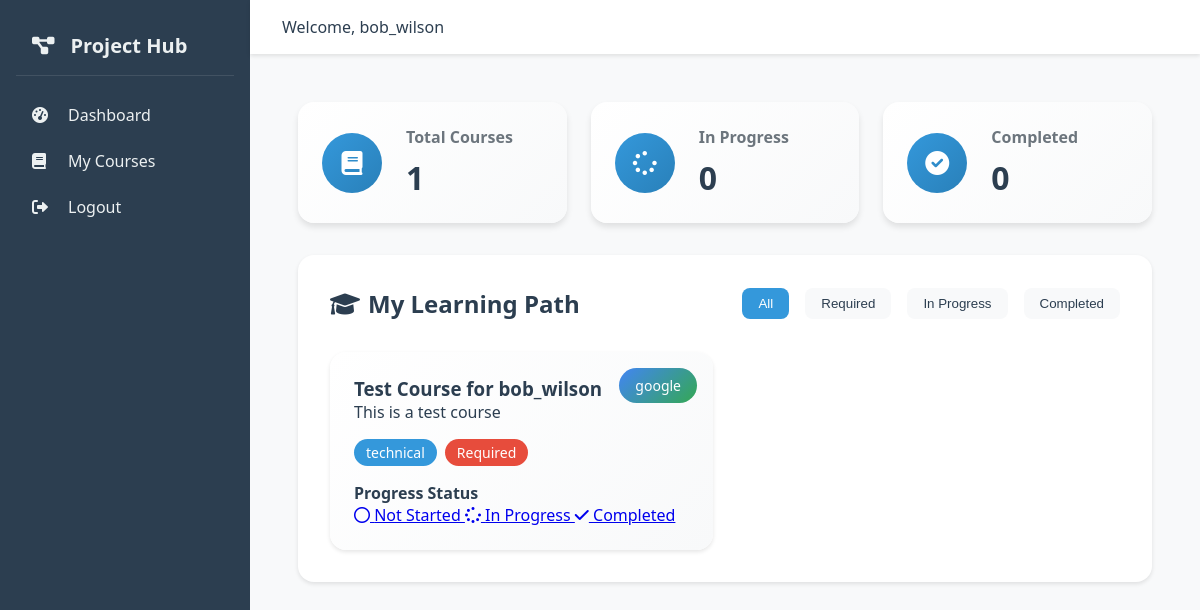
/employee/courses (signed in), run on the app's committed database.
### app/models.py (models this page shows, shortened)
class User(UserMixin, db.Model):
    id = db.Column(db.Integer, primary_key=True)
    username = db.Column(db.String(64), unique=True, nullable=False)
    email = db.Column(db.String(120), unique=True, nullable=False)
    password_hash = db.Column(db.String(128))
    is_manager = db.Column(db.Boolean, default=False)
    assigned_projects = db.relationship('ProjectAssignment', backref='employee', lazy='dynamic')
    course_progress = db.relationship('CourseProgress', backref='user', lazy='dynamic')

class CourseProgress(db.Model):
    id = db.Column(db.Integer, primary_key=True)
    user_id = db.Column(db.Integer, db.ForeignKey('user.id'))
    course_id = db.Column(db.Integer, db.ForeignKey('course.id'))
    status = db.Column(db.String(20), default='Not Started')  # Not Started/In Progress/Completed
    updated_at = db.Column(db.DateTime, default=datetime.utcnow)

class Course(db.Model):
    id = db.Column(db.Integer, primary_key=True)
    name = db.Column(db.String(100), nullable=False)
    description = db.Column(db.Text)
    category = db.Column(db.String(50))  # Technical/Soft Skills
    platform = db.Column(db.String(50))  # Google/AWS/Microsoft
    is_mandatory = db.Column(db.Boolean, default=False)
    progress = db.relationship('CourseProgress', backref='course', lazy='dynamic')

### app/routes/employee_routes.py (the view)
@employee.route('/courses')
@login_required
def courses():
    course_progress = CourseProgress.query.filter_by(user_id=current_user.id).all()
    return render_template('employee/courses.html', course_progress=course_progress)

### app/models.py (called while the page is built)
@login.user_loader
def load_user(id):
    return User.query.get(int(id))

### app/templates/employee/courses.html (shortened to what this page needs)
{% extends "base.html" %}
{% block content %}
<div class="dashboard-container">
    <div class="stats-grid">
        <div class="stat-card">
            <div class="stat-icon">
                <i class="fas fa-book"></i>
            </div>
            <div class="stat-info">
                <h3>Total Courses</h3>
                <p class="stat-number">{{ course_progress|length }}</p>
            </div>
        </div>
        <div class="stat-card">
            <div class="stat-icon">
                <i class="fas fa-spinner"></i>
            </div>
            <div class="stat-info">
                <h3>In Progress</h3>
                <p class="stat-number">{{ course_progress|selectattr('status', 'equalto', 'In Progress')|list|length }}</p>
            </div>
        </div>
        <div class="stat-card">
            <div class="stat-icon">
                <i class="fas fa-check-circle"></i>
            </div>
            <div class="stat-info">
                <h3>Completed</h3>
                <p class="stat-number">{{ course_progress|selectattr('status', 'equalto', 'Completed')|list|length }}</p>
            </div>
        </div>
    </div>
    <section class="dashboard-section">
        <div class="section-header">
            <h2><i class="fas fa-graduation-cap"></i> My Learning Path</h2>
            <div class="filter-buttons">
                <button class="filter-btn active" data-filter="all">All</button>
                <button class="filter-btn" data-filter="mandatory">Required</button>
                <button class="filter-btn" data-filter="in-progress">In Progress</button>
                <button class="filter-btn" data-filter="completed">Completed</button>
            </div>
        </div>
        {% if course_progress %}
        <div class="course-grid">
            {% for progress in course_progress %}
            <div class="course-card"
                 data-status="{{ progress.status|lower|replace(' ', '-') }}"
                 data-mandatory="{{ 'mandatory' if progress.course.is_mandatory else 'optional' }}">
                <div class="course-platform-badge {{ progress.course.platform.lower() }}">
                    {{ progress.course.platform }}
                </div>
                <h3>{{ progress.course.name }}</h3>
                <p>{{ progress.course.description }}</p>
                <div class="course-meta">
                    <span class="category-badge">{{ progress.course.category }}</span>
                    {% if progress.course.is_mandatory %}
                    <span class="mandatory-badge">Required</span>
                    {% endif %}
                </div>
                <div class="progress-section">
                    <h4>Progress Status</h4>
                    <div class="status-buttons">
                        <a href="{{ url_for('employee.update_course_status', progress_id=progress.id, status='Not Started') }}"
                           class="status-btn {% if progress.status == 'Not Started' %}active{% endif %}">
                            <i class="far fa-circle"></i> Not Started
                        </a>
                        <a href="{{ url_for('employee.update_course_status', progress_id=progress.id, status='In Progress') }}"
                           class="status-btn {% if progress.status == 'In Progress' %}active{% endif %}">
                            <i class="fas fa-spinner"></i> In Progress
                        </a>
                        <a href="{{ url_for('employee.update_course_status', progress_id=progress.id, status='Completed') }}"
                           class="status-btn {% if progress.status == 'Completed' %}active{% endif %}">
                            <i class="fas fa-check"></i> Completed
                        </a>
                    </div>
                </div>
            </div>
            {% endfor %}
        </div>
        {% else %}
        <div class="empty-state">
            <i class="fas fa-books"></i>
            <h3>No Courses Assigned</h3>
            <p>You don't have any courses assigned yet.</p>
        </div>
        {% endif %}
    </section>
</div>
{% endblock %}

### app/templates/base.html (shortened to what this page needs)
<!DOCTYPE html>
<html lang="en">
<head>
    <link rel="stylesheet" href="{{ url_for('static', filename='css/style.css') }}">
    <link rel="stylesheet" href="https://cdnjs.cloudflare.com/ajax/libs/font-awesome/6.0.0/css/all.min.css">
</head>
<body>
    <div class="app-container">
        <nav class="sidebar">
            <div class="sidebar-header">
                <i class="fas fa-project-diagram"></i>
                <span>Project Hub</span>
            </div>
            <div class="sidebar-menu">
                {% if current_user.is_authenticated %}
                    {% if current_user.is_manager %}
                        <a href="{{ url_for('manager.dashboard') }}" class="menu-item">
                            <i class="fas fa-tachometer-alt"></i>
                            <span>Dashboard</span>
                        </a>
                        <a href="{{ url_for('manager.create_project') }}" class="menu-item">
                            <i class="fas fa-plus-circle"></i>
                            <span>New Project</span>
                        </a>
                    {% else %}
                        <a href="{{ url_for('employee.dashboard') }}" class="menu-item">
                            <i class="fas fa-tachometer-alt"></i>
                            <span>Dashboard</span>
                        </a>
                        <a href="{{ url_for('employee.courses') }}" class="menu-item">
                            <i class="fas fa-book"></i>
                            <span>My Courses</span>
                        </a>
                    {% endif %}
                    <a href="{{ url_for('auth.logout') }}" class="menu-item">
                        <i class="fas fa-sign-out-alt"></i>
                        <span>Logout</span>
                    </a>
                {% else %}
                    <a href="{{ url_for('auth.login') }}" class="menu-item">
                        <i class="fas fa-sign-in-alt"></i>
                        <span>Login</span>
                    </a>
                {% endif %}
            </div>
        </nav>
        <main class="main-content">
            <header class="top-bar">
                <div class="user-info">
                    {% if current_user.is_authenticated %}
                        <span class="welcome-text">Welcome, {{ current_user.username }}</span>
                    {% endif %}
                </div>
            </header>
            <div class="content-area">
                {% block content %}{% endblock %}
            </div>
        </main>
    </div>
</body>
</html>

### app/static/css/style.css (style rules this page uses)
:root { --primary-bg: #ffffff; --secondary-bg: #f8f9fa; --primary-text: #2c3e50; --secondary-text: #6c757d; --accent: #3498db; --sidebar-bg: #2c3e50; --sidebar-text: #ecf0f1; --success: #2ecc71; --warning: #f1c40f; --danger: #e74c3c; }
* { margin: 0; padding: 0; box-sizing: border-box; }
body { font-family: 'Segoe UI', Tahoma, Geneva, Verdana, sans-serif; background-color: var(--secondary-bg); color: var(--primary-text); }
.app-container { display: flex; min-height: 100vh; }
.sidebar { width: 250px; background-color: var(--sidebar-bg); color: var(--sidebar-text); padding: 1rem; }
.sidebar-header { display: flex; align-items: center; gap: 1rem; padding: 1rem; font-size: 1.25rem; font-weight: bold; border-bottom: 1px solid rgba(255, 255, 255, 0.1); margin-bottom: 1rem; }
.menu-item { display: flex; align-items: center; gap: 1rem; padding: 0.75rem 1rem; color: var(--sidebar-text); text-decoration: none; border-radius: 0.5rem; transition: background-color 0.3s; }
.menu-item i { width: 20px; }
.main-content { flex: 1; display: flex; flex-direction: column; }
.top-bar { background-color: var(--primary-bg); padding: 1rem 2rem; box-shadow: 0 2px 4px rgba(0, 0, 0, 0.1); }
.user-info { display: flex; align-items: center; gap: 1rem; }
.welcome-text { font-weight: 500; color: var(--primary-text); }
.content-area { padding: 2rem; flex: 1; }
.dashboard-container { padding: 1rem; max-width: 1400px; margin: 0 auto; }
.stats-grid { display: grid; grid-template-columns: repeat(auto-fit, minmax(250px, 1fr)); gap: 1.5rem; margin-bottom: 2rem; }
.stat-card { background: linear-gradient(135deg, var(--primary-bg), var(--secondary-bg)); padding: 1.5rem; border-radius: 1rem; display: flex; align-items: center; gap: 1.5rem; box-shadow: 0 4px 6px rgba(0, 0, 0, 0.1); transition: transform 0.3s ease; }
.stat-icon { background: linear-gradient(135deg, var(--accent), #2980b9); width: 60px; height: 60px; border-radius: 50%; display: flex; align-items: center; justify-content: center; font-size: 1.5rem; color: white; }
.stat-info h3 { font-size: 1rem; color: var(--secondary-text); margin-bottom: 0.5rem; }
.stat-number { font-size: 2rem; font-weight: bold; color: var(--primary-text); }
.dashboard-section { background: var(--primary-bg); border-radius: 1rem; padding: 2rem; margin-bottom: 2rem; box-shadow: 0 2px 4px rgba(0, 0, 0, 0.1); }
.section-header { display: flex; align-items: center; margin-bottom: 2rem; }
.section-header h2 { font-size: 1.5rem; color: var(--primary-text); display: flex; align-items: center; gap: 0.5rem; }
.course-grid { display: grid; grid-template-columns: repeat(auto-fill, minmax(300px, 1fr)); gap: 1.5rem; }
.course-card { background: linear-gradient(135deg, var(--primary-bg), var(--secondary-bg)); border-radius: 1rem; padding: 1.5rem; position: relative; box-shadow: 0 2px 4px rgba(0, 0, 0, 0.1); transition: transform 0.3s ease; }
.course-platform-badge { position: absolute; top: 1rem; right: 1rem; padding: 0.5rem 1rem; border-radius: 999px; font-size: 0.875rem; font-weight: 500; }
.course-platform-badge.google { background: linear-gradient(135deg, #4285f4, #34a853); color: white; }
.course-meta { display: flex; gap: 0.5rem; margin: 1rem 0; flex-wrap: wrap; }
.category-badge { background: var(--accent); color: white; padding: 0.25rem 0.75rem; border-radius: 999px; font-size: 0.875rem; }
.mandatory-badge { background: var(--danger); color: white; padding: 0.25rem 0.75rem; border-radius: 999px; font-size: 0.875rem; }
.filter-buttons { display: flex; gap: 1rem; margin-left: auto; }
.filter-btn { padding: 0.5rem 1rem; border: none; border-radius: 0.5rem; cursor: pointer; background: var(--secondary-bg); color: var(--primary-text); font-weight: 500; transition: all 0.3s ease; }
.filter-btn.active { background: var(--accent); color: white; }
.section-header { display: flex; align-items: center; justify-content: space-between; flex-wrap: wrap; gap: 1rem; margin-bottom: 2rem; }

### data on the page
User: username "bob_wilson"
CourseProgress: course.platform "google", course.name "Test Course for bob_wilson", course.description "This is a test course", course.category "technical"

### other printed values
{{ course_progress|length }} "1"
